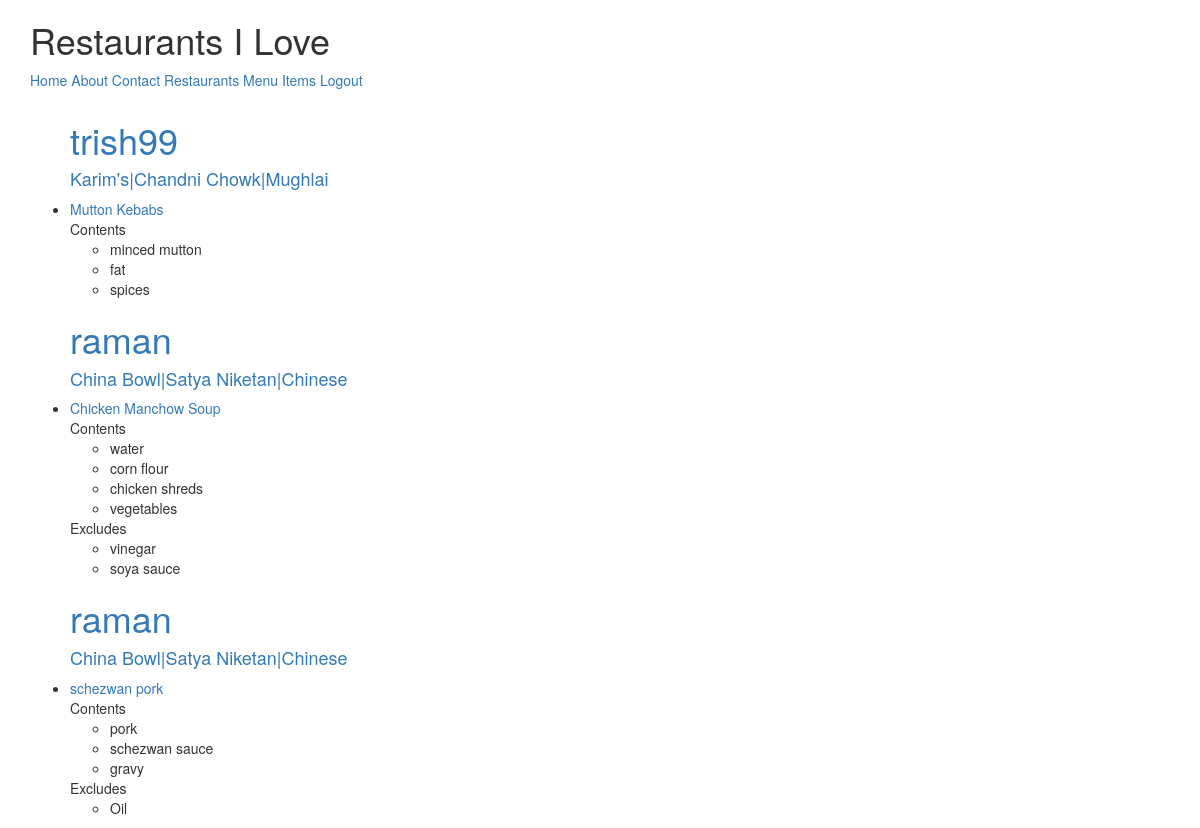
The app's page / (signed in) with its own data.
### menus/models.py (models this page shows, shortened)
class Item(models.Model):
    user=models.ForeignKey(settings.AUTH_USER_MODEL)
    restaurant=models.ForeignKey(RestaurantLocation)
    name=models.CharField(max_length=120)
    contents=models.TextField(help_text='Separate each item by comma')
    excludes=models.TextField(blank=True,null=True,help_text='Separate each item by comma')
    public=models.BooleanField(default=True)
    timestamp=models.DateTimeField(auto_now_add=True)
    updated=models.DateTimeField(auto_now=True)
    def __str__(self):
        return self.name
    class Meta:
        ordering=['-updated','-timestamp']
    def get_contents(self):
         return self.contents.split(",")
    def get_excludes(self):
        return self.excludes.split(",")
    def get_absolute_url(self):
        return reverse('menus:detail-update',kwargs={'pk':self.pk})

### restaurants/models.py (models this page shows, shortened)
class RestaurantLocation(models.Model):
    owner=models.ForeignKey(User)
    name=models.CharField(max_length=120)
    location=models.CharField(max_length=120,null=True,blank=True)
    category=models.CharField(max_length=120,null=True,blank=True)
    timestamp=models.DateTimeField(auto_now_add=True)
    updated=models.DateTimeField(auto_now=True)
    slug=models.SlugField(null=True,blank=True)
    objects=RestaurantLocationManager()
    @property
    def title(self):
        return self.name

### menus/views.py (the view)
# urls.py: url(r'^$', HomeView.as_view(),name='home'),
class HomeView(View):
    def get(self,request,*args,**kwargs):
        if not request.user.is_authenticated():
            return render(request,"home.html",{})
        user=request.user
        is_following_user_ids=[x.user.id for x in user.is_following.all()]
        qs=Item.objects.filter(user__id__in=is_following_user_ids,public=True).order_by("-updated")[:3]
        return render(request,"menus/home-feed.html",{'object_list':qs})

### menus/templates/menus/home-feed.html
{% extends "base.html" %}
{% block content %}
<ul>
{% for obj in object_list %}
  <h1><a href='{% url "profiles:profile-detail" username=obj.user.username %}'>{{obj.user.username}}</a></h1>
  <h4><a href='{% url "profiles:profile-detail" username=obj.user.username %}?q={{obj.restaurant.title}}'>{{obj.restaurant.title}}|{{obj.restaurant.location}}|{{obj.restaurant.category}}</a></h4>
  <li><a href='{{obj.get_absolute_url}}'>{{obj}}</a><br/>
      {% if obj.contents %}
      Contents
      <ul>
        {% for item in obj.get_contents %}
        <li> {{item}} </li>
        {% endfor %}
        </ul>
      {% endif%}
      {% if obj.excludes %}
      Excludes
      <ul>
        {% for item in obj.get_excludes %}
        <li> {{item}} </li>
        {% endfor %}
        </ul>
      {% endif %}
  </li>
{% empty %}
<li><a href='{% url "create" %}'>Add One</a></li>
{% endfor %}
</ul>
{% endblock content %}

### records on screen
Item: user.username "trish99", restaurant "Karim's", restaurant.location "Chandni Chowk", restaurant.category "Mughlai", name "Mutton Kebabs", get_contents "minced mutton" "fat" "spices"
Item: user.username "raman", restaurant "China Bowl", restaurant.location "Satya Niketan", restaurant.category "Chinese", name "Chicken Manchow Soup", get_contents "water" "corn flour" "chicken shreds" "vegetables", get_excludes "vinegar" "soya sauce"
Item: user.username "raman", restaurant "China Bowl", restaurant.location "Satya Niketan", restaurant.category "Chinese", name "schezwan pork", get_contents "pork" "schezwan sauce" "gravy", get_excludes "Oil"
